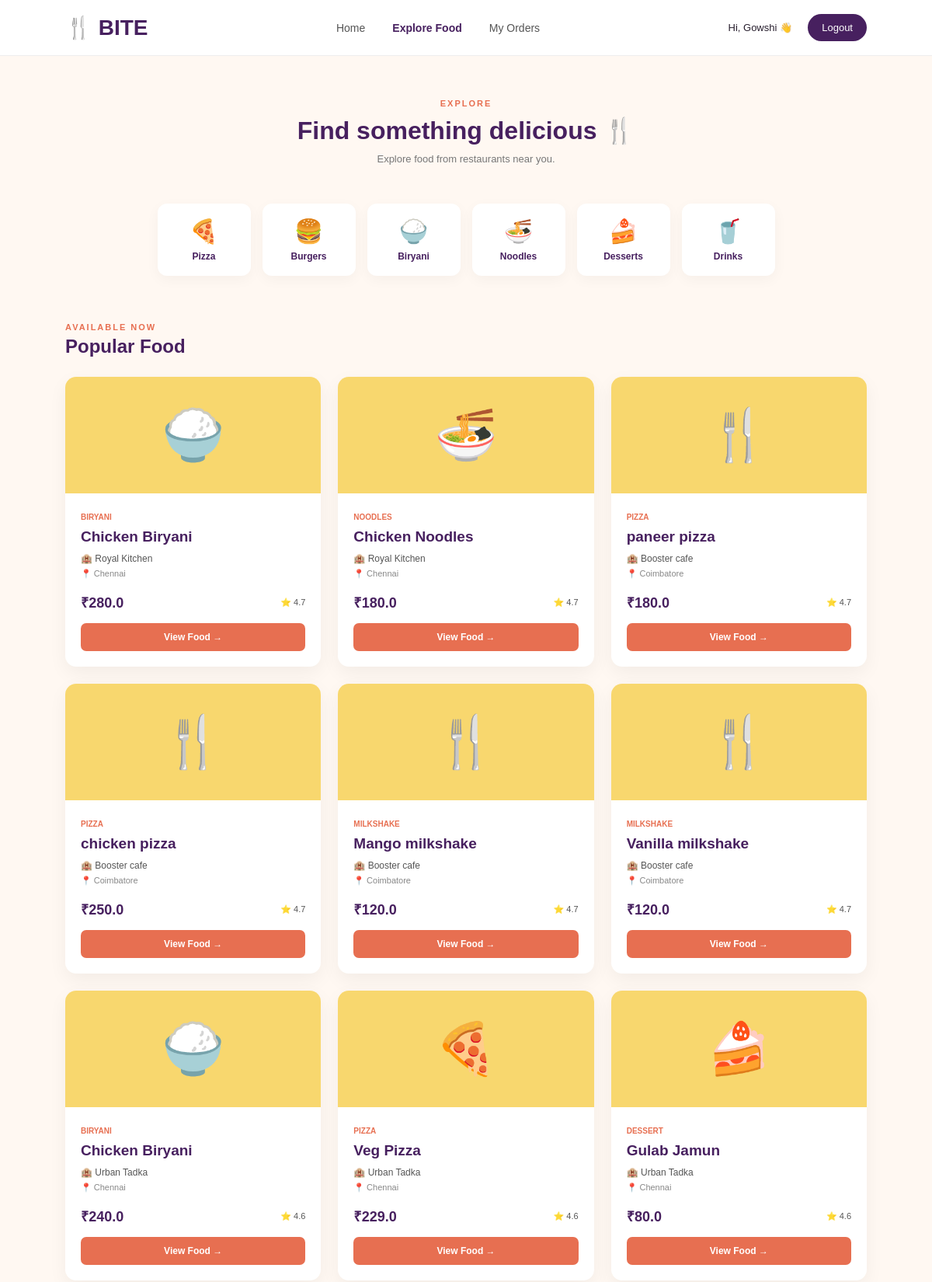
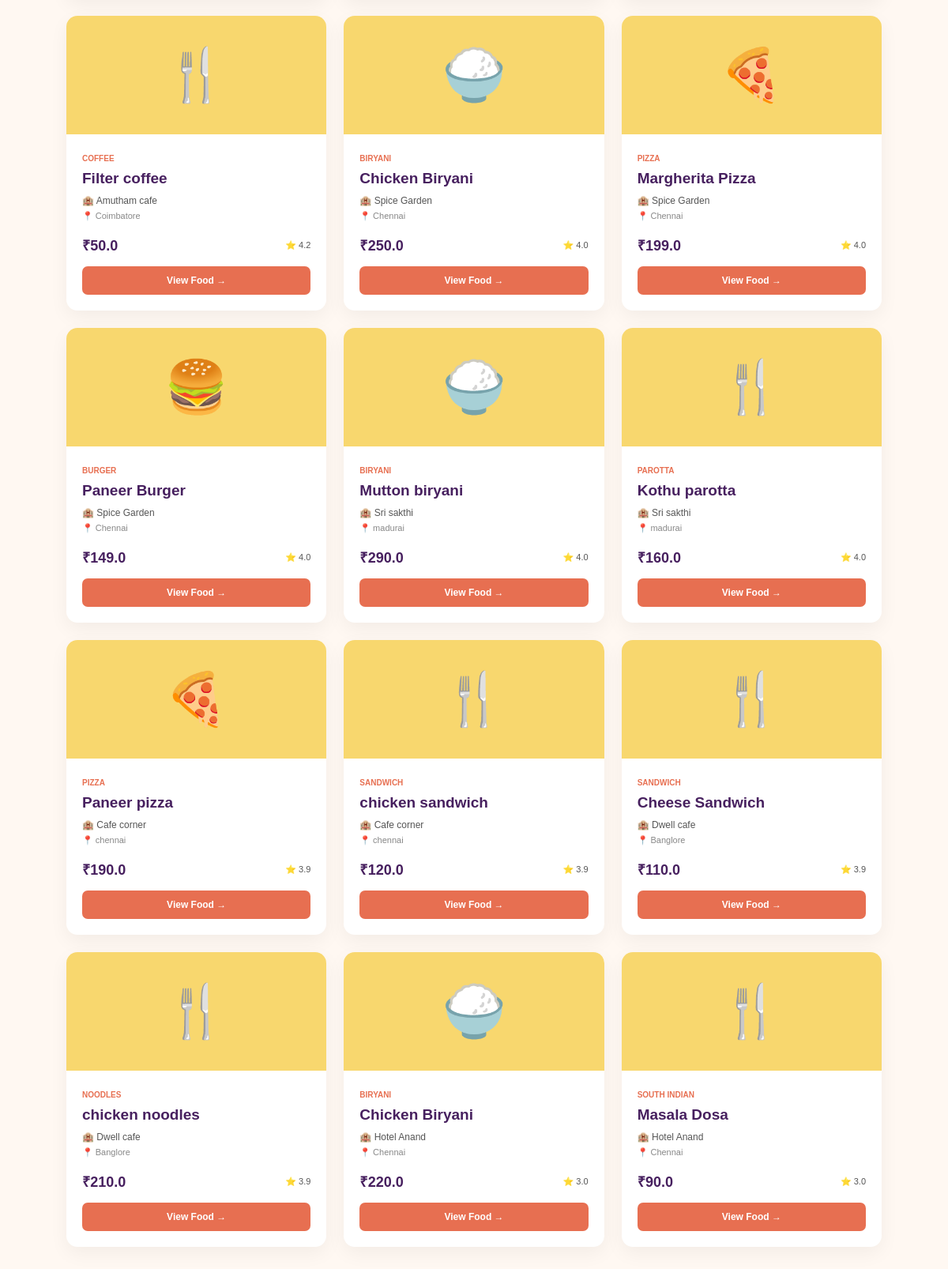
The app's page /explore-food (signed in) with its own data (2 pictures, top to bottom).
### tables this page shows
CREATE TABLE foods (
            id INTEGER PRIMARY KEY AUTOINCREMENT,
            restaurant_id INTEGER NOT NULL,
            food_name TEXT NOT NULL,
            category TEXT,
            description TEXT,
            price REAL NOT NULL,
            image TEXT,
            availability TEXT DEFAULT 'Available',

            FOREIGN KEY (restaurant_id)
            REFERENCES restaurants(id)
        );

CREATE TABLE restaurants (
            id INTEGER PRIMARY KEY AUTOINCREMENT,
            name TEXT NOT NULL,
            description TEXT,
            location TEXT,
            phone TEXT,
            rating REAL DEFAULT 0,
            delivery_time TEXT,
            image TEXT,
            status TEXT DEFAULT 'Open'
        );

### app.py (the view)
@app.route("/explore-food")
def explore_food():
    if "user_id" not in session:
        return redirect(url_for("login"))
    conn = get_db_connection()
    foods = conn.execute("""
        SELECT
            foods.id AS food_id,
            foods.food_name,
            foods.description,
            foods.price,
            foods.category,
            foods.availability,
            restaurants.name AS restaurant_name,
            restaurants.location,
            restaurants.rating,
            restaurants.delivery_time

        FROM foods

        JOIN restaurants
        ON foods.restaurant_id = restaurants.id

        WHERE foods.availability = 'Available'
        AND restaurants.status = 'Open'

        ORDER BY restaurants.rating DESC
    """).fetchall()
    conn.close()
    return render_template(
        "explore_food.html",
        foods=foods
    )

### app.py (called while the page is built)
def get_db_connection():
    conn = sqlite3.connect(DATABASE)
    conn.row_factory = sqlite3.Row
    return conn

### templates/explore_food.html (shortened to what this page needs)
<!DOCTYPE html>
<html lang="en">
<head>
    <link rel="stylesheet"
          href="{{ url_for('static', filename='css/explore_food.css') }}">
</head>
<body>
<header class="navbar">
    <div class="logo">
        🍴 BITE
    </div>
    <nav>
        <a href="/customer-home">
            Home
        </a>
        <a href="/explore-food" class="active">
            Explore Food
        </a>
        <a href="/my-orders">
            My Orders
        </a>
    </nav>
    <div class="nav-right">
        <span>
            Hi, {{ session.get("user_name", "Customer") }} 👋
        </span>
        <a href="/logout" class="logout">
            Logout
        </a>
    </div>
</header>
<section class="page-header">
    <p>
        EXPLORE
    </p>
    <h1>
        Find something delicious 🍴
    </h1>
    <span>
        Explore food from restaurants near you.
    </span>
</section>
<section class="categories">
    <a href="/search?q=Pizza" class="category-card">
        <div>🍕</div>
        <h3>Pizza</h3>
    </a>
    <a href="/search?q=Burger" class="category-card">
        <div>🍔</div>
        <h3>Burgers</h3>
    </a>
    <a href="/search?q=Biryani" class="category-card">
        <div>🍚</div>
        <h3>Biryani</h3>
    </a>
    <a href="/search?q=Noodles" class="category-card">
        <div>🍜</div>
        <h3>Noodles</h3>
    </a>
    <a href="/search?q=Dessert" class="category-card">
        <div>🍰</div>
        <h3>Desserts</h3>
    </a>
    <a href="/search?q=Drinks" class="category-card">
        <div>🥤</div>
        <h3>Drinks</h3>
    </a>
</section>
<section class="food-section">
    <div class="section-title">
        <p>
            AVAILABLE NOW
        </p>
        <h2>
            Popular Food
        </h2>
    </div>
    {% if foods %}
        <div class="food-grid">
            {% for food in foods %}
            <div class="food-card">
                <div class="food-image">
                    {% if food.category == "Biryani" %}
                        🍚
                    {% elif food.category == "Pizza" %}
                        🍕
                    {% elif food.category == "Burger" %}
                        🍔
                    {% elif food.category == "Noodles" %}
                        🍜
                    {% elif food.category == "Dessert" %}
                        🍰
                    {% elif food.category == "Drinks" %}
                        🥤
                    {% else %}
                        🍴
                    {% endif %}
                </div>
                <div class="food-info">
                    <span class="category">
                        {{ food.category }}
                    </span>
                    <h2>
                        {{ food.food_name }}
                    </h2>
                    <p class="restaurant">
                        🏨 {{ food.restaurant_name }}
                    </p>
                    <p class="location">
                        📍 {{ food.location }}
                    </p>
                    <div class="food-bottom">
                        <strong>
                            ₹{{ food.price }}
                        </strong>
                        <span class="rating">
                            ⭐ {{ food.rating }}
                        </span>
                    </div>
                    <a
                        href="{{ url_for('food_details', food_id=food.food_id) }}"
                        class="choose-btn">
                        View Food →
                    </a>
                </div>
            </div>
            {% endfor %}
        </div>
    {% endif %}
</section>
</body>
</html>

### static/css/explore_food.css (style rules this page uses)
* { margin: 0; padding: 0; box-sizing: border-box; }
body { font-family: Arial, sans-serif; background: #fff8f2; color: #29202f; }
.navbar { height: 72px; background: white; display: flex; align-items: center; padding: 0 7%; border-bottom: 1px solid #eee; justify-content: space-between; }
.logo { color: #47205f; font-size: 28px; font-weight: bold; }
nav { display: flex; gap: 35px; }
nav a { text-decoration: none; color: #555; font-size: 14px; }
nav a:hover, nav a.active { color: #47205f; font-weight: bold; }
.nav-right { display: flex; align-items: center; gap: 20px; font-size: 13px; }
.logout { background: #47205f; color: white; text-decoration: none; padding: 10px 18px; border-radius: 20px; }
.page-header { text-align: center; padding: 55px 20px 30px; }
.page-header p, .section-title p { color: #e76f51; font-size: 11px; font-weight: bold; letter-spacing: 2px; }
.page-header h1 { color: #47205f; font-size: 32px; margin-top: 10px; }
.page-header span { display: block; color: #777; font-size: 13px; margin-top: 10px; }
.categories { display: flex; justify-content: center; gap: 15px; flex-wrap: wrap; padding: 20px 7% 40px; }
.category-card { width: 120px; background: white; padding: 18px; text-align: center; border-radius: 12px; text-decoration: none; color: #47205f; box-shadow: 0 5px 18px rgba(0,0,0,0.04); }
.category-card div { font-size: 30px; margin-bottom: 8px; }
.category-card h3 { font-size: 12px; }
.food-section { padding: 20px 7% 60px; }
.section-title { margin-bottom: 25px; }
.section-title h2 { color: #47205f; font-size: 24px; margin-top: 5px; }
.food-grid { display: grid; grid-template-columns: repeat(3, 1fr); gap: 22px; }
.food-card { background: white; border-radius: 14px; overflow: hidden; box-shadow: 0 8px 25px rgba(0,0,0,0.05); }
.food-image { height: 150px; background: #f8d76e; display: flex; align-items: center; justify-content: center; font-size: 65px; }
.food-info { padding: 20px; }
.category { color: #e76f51; font-size: 10px; font-weight: bold; text-transform: uppercase; }
.food-info h2 { color: #47205f; font-size: 19px; margin-top: 7px; }
.restaurant { color: #555; font-size: 12px; margin-top: 10px; }
.location { color: #888; font-size: 11px; margin-top: 6px; }
.food-bottom { display: flex; justify-content: space-between; align-items: center; margin-top: 18px; }
.food-bottom strong { color: #47205f; font-size: 18px; }
.rating { font-size: 11px; color: #555; }
.choose-btn { display: block; background: #e76f51; color: white; text-align: center; text-decoration: none; padding: 11px; border-radius: 7px; margin-top: 15px; font-size: 12px; font-weight: bold; }

### records on screen
foods: category "BIRYANI", food_name "Chicken Biryani", restaurant_name "Royal Kitchen", location "Chennai", price "280.0", rating "4.7"
foods: category "NOODLES", food_name "Chicken Noodles", restaurant_name "Royal Kitchen", location "Chennai", price "180.0", rating "4.7"
foods: category "PIZZA", food_name "paneer pizza", restaurant_name "Booster cafe", location "Coimbatore", price "180.0", rating "4.7"
foods: category "PIZZA", food_name "chicken pizza", restaurant_name "Booster cafe", location "Coimbatore", price "250.0", rating "4.7"
foods: category "MILKSHAKE", food_name "Mango milkshake", restaurant_name "Booster cafe", location "Coimbatore", price "120.0", rating "4.7"
foods: category "MILKSHAKE", food_name "Vanilla milkshake", restaurant_name "Booster cafe", location "Coimbatore", price "120.0", rating "4.7"
foods: category "BIRYANI", food_name "Chicken Biryani", restaurant_name "Urban Tadka", location "Chennai", price "240.0", rating "4.6"
foods: category "PIZZA", food_name "Veg Pizza", restaurant_name "Urban Tadka", location "Chennai", price "229.0", rating "4.6"
foods: category "DESSERT", food_name "Gulab Jamun", restaurant_name "Urban Tadka", location "Chennai", price "80.0", rating "4.6"
foods: category "COFFEE", food_name "Filter coffee", restaurant_name "Amutham cafe", location "Coimbatore", price "50.0", rating "4.2"
foods: category "BIRYANI", food_name "Chicken Biryani", restaurant_name "Spice Garden", location "Chennai", price "250.0", rating "4.0"
foods: category "PIZZA", food_name "Margherita Pizza", restaurant_name "Spice Garden", location "Chennai", price "199.0", rating "4.0"
foods: category "BURGER", food_name "Paneer Burger", restaurant_name "Spice Garden", location "Chennai", price "149.0", rating "4.0"
foods: category "BIRYANI", food_name "Mutton biryani", restaurant_name "Sri sakthi", location "madurai", price "290.0", rating "4.0"
foods: category "PAROTTA", food_name "Kothu parotta", restaurant_name "Sri sakthi", location "madurai", price "160.0", rating "4.0"
foods: category "PIZZA", food_name "Paneer pizza", restaurant_name "Cafe corner", location "chennai", price "190.0", rating "3.9"
foods: category "SANDWICH", food_name "chicken sandwich", restaurant_name "Cafe corner", location "chennai", price "120.0", rating "3.9"
foods: category "SANDWICH", food_name "Cheese Sandwich", restaurant_name "Dwell cafe", location "Banglore", price "110.0", rating "3.9"
foods: category "NOODLES", food_name "chicken noodles", restaurant_name "Dwell cafe", location "Banglore", price "210.0", rating "3.9"
foods: category "BIRYANI", food_name "Chicken Biryani", restaurant_name "Hotel Anand", location "Chennai", price "220.0", rating "3.0"
foods: category "SOUTH INDIAN", food_name "Masala Dosa", restaurant_name "Hotel Anand", location "Chennai", price "90.0", rating "3.0"

### other values on screen
{{ session.get("user_name", "Customer") }} "Gowshi"
